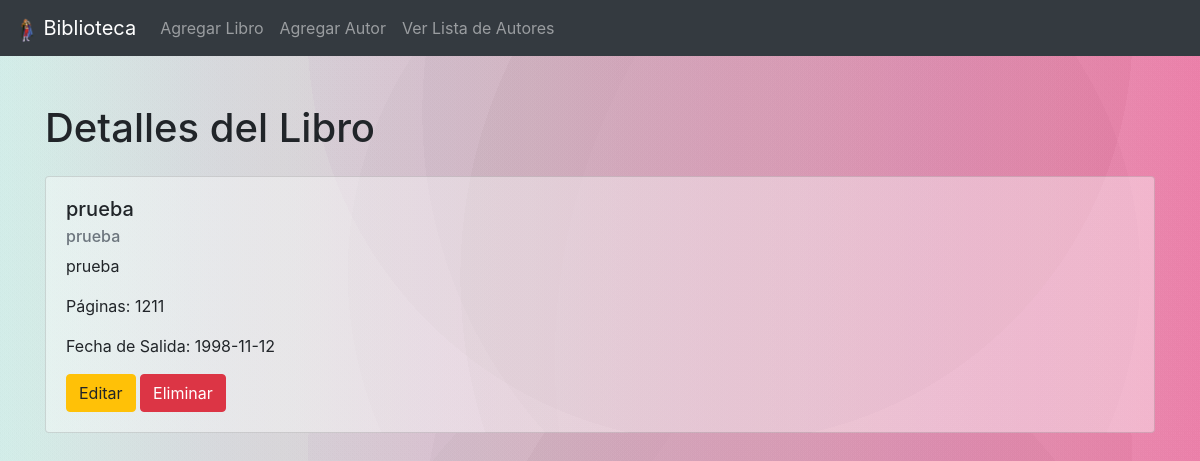
Page /details.php?idLibro=1 on the committed database.
### tables this page shows
CREATE TABLE `libro` (
  `idLibro` int NOT NULL AUTO_INCREMENT,
  `Titulo` varchar(255) DEFAULT NULL,
  `Descripcion` varchar(255) DEFAULT NULL,
  `Paginas` int DEFAULT NULL,
  `Fecha_salida` date DEFAULT NULL,
  `Autor_idAutor` int NOT NULL,
  PRIMARY KEY (`idLibro`),
  KEY `fk_Libro_Autor_idx` (`Autor_idAutor`),
  CONSTRAINT `fk_Libro_Autor` FOREIGN KEY (`Autor_idAutor`) REFERENCES `autor` (`idAutor`)
);

CREATE TABLE `autor` (
  `idAutor` int NOT NULL AUTO_INCREMENT,
  `Nombre` varchar(105) DEFAULT NULL,
  PRIMARY KEY (`idAutor`)
);

### details.php (the view, shortened to what this page needs)
<?php
include 'db.php';
$idLibro = $_GET['idLibro'];
$query = "SELECT Libro.*, Autor.Nombre AS autor_nombre FROM Libro
          INNER JOIN Autor ON Libro.Autor_idAutor = Autor.idAutor
          WHERE Libro.idLibro = ?";
$stmt = $pdo->prepare($query);
$stmt->execute([$idLibro]);
$book = $stmt->fetch(PDO::FETCH_ASSOC);
?>
<!DOCTYPE html>
<html lang="en">
<head>
    <link href="https://maxcdn.bootstrapcdn.com/bootstrap/4.5.2/css/bootstrap.min.css" rel="stylesheet">
    <link rel="stylesheet" href="assets\css\body.css">
</head>
<body>
    <nav class="navbar navbar-expand-lg navbar-dark bg-dark">
        <a class="navbar-brand" href="index.php"> <img src="assets\img\lina.png" alt="">
            Biblioteca</a>
        <div class="collapse navbar-collapse" id="navbarNav">
            <ul class="navbar-nav">
                <li class="nav-item">
                    <a class="nav-link" href="add.php">Agregar Libro</a>
                </li>
                <li class="nav-item">
                    <a class="nav-link" href="add_author.php">Agregar Autor</a>
                </li>
                <li class="nav-item">
                    <a href="authors.php" class="nav-link">Ver Lista de Autores</a>
                </li>
            </ul>
        </div>
    </nav>
    <div class="container mt-5">
        <h1 class="mb-4">Detalles del Libro</h1>
        <div class="card" style="background-color: rgba(255, 255, 255, 0.4);">
            <div class="card-body">
                <h5 class="card-title"><?php echo htmlspecialchars($book['Titulo']); ?></h5>
                <h6 class="card-subtitle mb-2 text-muted"><?php echo htmlspecialchars($book['autor_nombre']); ?></h6>
                <p class="card-text"><?php echo htmlspecialchars($book['Descripcion']); ?></p>
                <p class="card-text">Páginas: <?php echo htmlspecialchars($book['Paginas']); ?></p>
                <p class="card-text">Fecha de Salida: <?php echo htmlspecialchars($book['Fecha_salida']); ?></p>
                <a href="edit.php?idLibro=<?php echo $book['idLibro']; ?>" class="btn btn-warning">Editar</a>
                <a href="delete.php?idLibro=<?php echo $book['idLibro']; ?>" class="btn btn-danger" onclick="return confirm('¿Estás seguro de que quieres eliminar este libro?');">Eliminar</a>
            </div>
        </div>
    </div>
</body>
</html>

### assets/css/body.css (style rules this page uses)
body { background-image: radial-gradient(circle at 75% 26%, rgba(116, 116, 116,0.04) 0%, rgba(116, 116, 116,0.04) 50%,rgba(222, 222, 222,0.04) 50%, rgba(222, 222, 222,0.04) 100%),radial-gradient(circle at 62% 63%, rgba(60, 60, 60,0.04) 0%, rgba(60, 60, 60,0.04) 50%,rgba(152, 152, 152,0.04) 50%, rgba(152, 152, 152,0.04) 100%),radial-gradient(circle at 80% 64%, rgba(108, 108, 108,0.04) 0%, rgba(108, 108, 108,0.04) 50%,rgba(252, 252, 252,0.04) 50%, rgba(252, 252, 252,0.04) 100%),radial-gradient(circle at 97% 83%, rgba(184, 184, 184,0.04) 0%, rgba(184, 184, 184,0.04) 50%,rgba(137, 137, 137,0.04) 50%, rgba(137, 137, 137,0.04) 100%),radial-gradient(circle at 60% 7%, rgba(69, 69, 69,0.04) 0%, rgba(69, 69, 69,0.04) 50%,rgba(211, 211, 211,0.04) 50%, rgba(211, 211, 211,0.04) 100%),linear-gradient(90deg, rgb(212, 245, 239),rgb(253, 123, 174)); }
img { max-width: 24px; max-height: 24px; }

### rows in the picture
libro: Titulo "prueba", Autor_idAutor.Nombre "prueba", Descripcion "prueba", Paginas "1211", Fecha_salida "1998-11-12"
